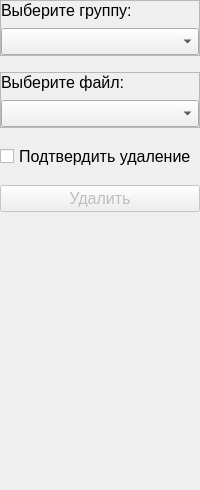
             <widget class="QWidget" name="delete_file_page">
              <layout class="QVBoxLayout" name="verticalLayout_20">
               <property name="spacing">
                <number>16</number>
               </property>
               <property name="leftMargin">
                <number>0</number>
               </property>
               <property name="topMargin">
                <number>0</number>
               </property>
               <property name="rightMargin">
                <number>0</number>
               </property>
               <property name="bottomMargin">
                <number>0</number>
               </property>
               <item>
                <widget class="QFrame" name="choose_group_to_delete_frame">
                 <property name="frameShape">
                  <enum>QFrame::StyledPanel</enum>
                 </property>
                 <property name="frameShadow">
                  <enum>QFrame::Raised</enum>
                 </property>
                 <layout class="QVBoxLayout" name="verticalLayout_19">
                  <property name="spacing">
                   <number>8</number>
                  </property>
                  <property name="leftMargin">
                   <number>0</number>
                  </property>
                  <property name="topMargin">
                   <number>0</number>
                  </property>
                  <property name="rightMargin">
                   <number>0</number>
                  </property>
                  <property name="bottomMargin">
                   <number>0</number>
                  </property>
                  <item>
                   <widget class="QLabel" name="choose_group_to_delete_label">
                    <property name="sizePolicy">
                     <sizepolicy hsizetype="Fixed" vsizetype="Fixed">
                      <horstretch>0</horstretch>
                      <verstretch>0</verstretch>
                     </sizepolicy>
                    </property>
                    <property name="font">
                     <font>
                      <family>Segoe UI</family>
                      <pointsize>12</pointsize>
                     </font>
                    </property>
                    <property name="text">
                     <string>Выберите группу:</string>
                    </property>
                   </widget>
                  </item>
                  <item>
                   <widget class="QComboBox" name="choose_group_to_delete_comboBox">
                    <property name="font">
                     <font>
                      <family>Segoe UI</family>
                      <pointsize>12</pointsize>
                     </font>
                    </property>
                   </widget>
                  </item>
                 </layout>
                </widget>
               </item>
               <item>
                <widget class="QFrame" name="choose_file_to_delete_frame">
                 <property name="frameShape">
                  <enum>QFrame::StyledPanel</enum>
                 </property>
                 <property name="frameShadow">
                  <enum>QFrame::Raised</enum>
                 </property>
                 <layout class="QVBoxLayout" name="verticalLayout_18">
                  <property name="spacing">
                   <number>8</number>
                  </property>
                  <property name="leftMargin">
                   <number>0</number>
                  </property>
                  <property name="topMargin">
                   <number>0</number>
                  </property>
                  <property name="rightMargin">
                   <number>0</number>
                  </property>
                  <property name="bottomMargin">
                   <number>0</number>
                  </property>
                  <item>
                   <widget class="QLabel" name="choose_file_to_delete_label">
                    <property name="sizePolicy">
                     <sizepolicy hsizetype="Fixed" vsizetype="Fixed">
                      <horstretch>0</horstretch>
                      <verstretch>0</verstretch>
                     </sizepolicy>
                    </property>
                    <property name="font">
                     <font>
                      <family>Segoe UI</family>
                      <pointsize>12</pointsize>
                     </font>
                    </property>
                    <property name="text">
                     <string>Выберите файл:</string>
                    </property>
                   </widget>
                  </item>
                  <item>
                   <widget class="QComboBox" name="choose_file_to_delete_comboBox">
                    <property name="font">
                     <font>
                      <family>Segoe UI</family>
                      <pointsize>12</pointsize>
                     </font>
                    </property>
                   </widget>
                  </item>
                 </layout>
                </widget>
               </item>
               <item>
                <widget class="QCheckBox" name="accept_file_delete_checkBox">
                 <property name="font">
                  <font>
                   <family>Segoe UI</family>
                   <pointsize>12</pointsize>
                  </font>
                 </property>
                 <property name="text">
                  <string>Подтвердить удаление</string>
                 </property>
                </widget>
               </item>
               <item>
                <widget class="QPushButton" name="delete_file_pushButton">
                 <property name="enabled">
                  <bool>false</bool>
                 </property>
                 <property name="font">
                  <font>
                   <family>Segoe UI</family>
                   <pointsize>12</pointsize>
                  </font>
                 </property>
                 <property name="text">
                  <string>Удалить</string>
                 </property>
                </widget>
               </item>
               <item>
                <spacer name="verticalSpacer_4">
                 <property name="orientation">
                  <enum>Qt::Vertical</enum>
                 </property>
                 <property name="sizeHint" stdset="0">
                  <size>
                   <width>20</width>
                   <height>278</height>
                  </size>
                 </property>
                </spacer>
               </item>
              </layout>
             </widget>
